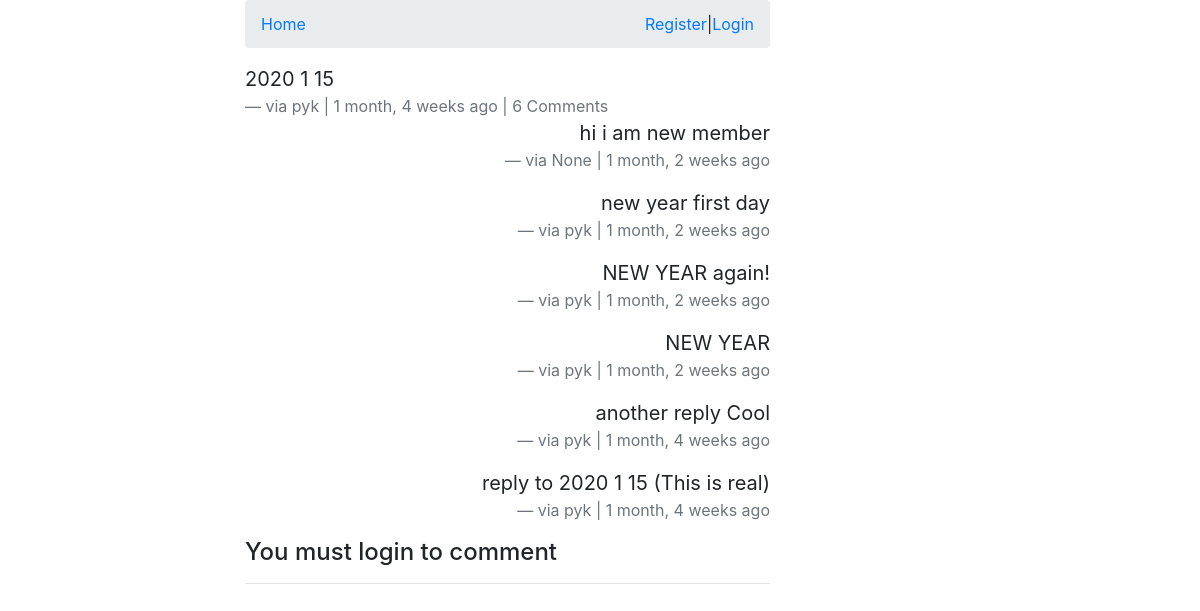
/comments/8/, run on the app's committed database.
### comments/models.py (models this page shows, shortened)
class Comment(models.Model):
    user = models.ForeignKey(settings.AUTH_USER_MODEL, default=1, on_delete=SET_NULL, null=True)
    content_type = models.ForeignKey(ContentType, on_delete=models.CASCADE)
    object_id = models.PositiveIntegerField()
    content_object = GenericForeignKey('content_type', 'object_id')
    parent = models.ForeignKey('self', on_delete=models.CASCADE, blank=True, null=True)
    content = models.TextField()
    timestamp = models.DateTimeField(auto_now_add=True)
    objects = CommentManager()
    class Meta:
        ordering = ['-timestamp']
    def children(self): #replies
        return Comment.objects.filter(parent=self)

### comments/views.py (the view, shortened to what this page needs)
# urls.py: path('<id>/', views.comment_thread, name='thread'),
def comment_thread(request, id):
    comment = get_object_or_404(Comment, id=id)
    initial_data = {
        'content_type': comment.content_type,
        'object_id' : comment.object_id
    }
    form = CommentForm(request.POST or None, initial=initial_data)
    print(form.errors)
    context = {
        'comment': comment,
        'form': form
    }
    return render(request, 'comments/comment_thread.html', context=context)

### comments/models.py (called while the page is built)
    def all(self):
        qs = super(CommentManager, self).filter(parent=None)
        return qs

### comments/templates/comments/comment_thread.html (shortened to what this page needs)
{% extends "posts/base.html" %}
{% load crispy_forms_tags %}
{% block content %}
    <div class="">
        <blockquote class="blockquote">
            <p class="mb-0">{{ comment.content }}</p>
            <footer class="blockquote-footer">via {{ comment.user }} | {{ comment.timestamp | timesince }} ago
                {% if comment.children.count > 0 %}
                    | {{ comment.children.count }} Comment{% if comment.children.count > 1 %}s{% endif %}
                {% endif %}
            </footer>
            <div>
            {% for child_comment in comment.children %}
            <blockquote class="blockquote text-right">
                <p class="mb-0">{{ child_comment.content }}</p>
                <footer class="blockquote-footer">via {{ child_comment.user }} | {{ child_comment.timestamp | timesince }} ago
                </footer>
            </blockquote>
            {% endfor %}
            {% if request.user.is_authenticated %}
            <form action="." method="POST">{% csrf_token %}
                {{ form | crispy }}
                <input type="hidden" name="parent_id" value="{{ comment.id }}">
                <input type="submit" class="btn btn-default" value="Reply">
            </form>
            {% else %}
            <h4>You must login to comment</h4>
            <hr>
            {% endif %}
            </div>
        </blockquote>
    </div>
{% endblock content %}

### posts/templates/posts/base.html (shortened to what this page needs)
{% load static %}
<!DOCTYPE html>
<html lang="en">
<head>
    <link rel="stylesheet" href="https://stackpath.bootstrapcdn.com/bootstrap/4.1.3/css/bootstrap.min.css">
    <link rel="stylesheet" href="https://stackpath.bootstrapcdn.com/font-awesome/4.7.0/css/font-awesome.min.css">
    <link rel="stylesheet" href="{% static 'posts/css/base.css' %}">
</head>
<body>
    <div class="container">
        <div class="col-sm-6 offset-sm-2">
            <ol class="breadcrumb">
                <li class="breadcrumb-item"><a href="">Home</a></li>
                {% if not request.user.is_authenticated %}
                <li class="ml-auto"><a href="{% url 'accounts:register' %}">Register</a></li>|
                <li class=""><a href="{% url 'accounts:login' %}">Login</a></li>
                {% else %}
                <li class="ml-auto"><a href="{% url 'accounts:logout' %}">Logout</a></li>
                {% endif %}
            </ol>
        {% block content %}{% endblock content %}
        </div>
    </div>
</body>
</html>

### data on the page
Comment: content "2020 1 15", user "pyk", timestamp "1 month, 4 weeks", children.count "6"
Comment: content "hi i am new member", user "None", timestamp "1 month, 2 weeks"
Comment: content "new year first day", user "pyk", timestamp "1 month, 2 weeks"
Comment: content "NEW YEAR again!", user "pyk", timestamp "1 month, 2 weeks"
Comment: content "NEW YEAR", user "pyk", timestamp "1 month, 2 weeks"
Comment: content "another reply Cool", user "pyk", timestamp "1 month, 4 weeks"
Comment: content "reply to 2020 1 15 (This is real)", user "pyk", timestamp "1 month, 4 weeks"
